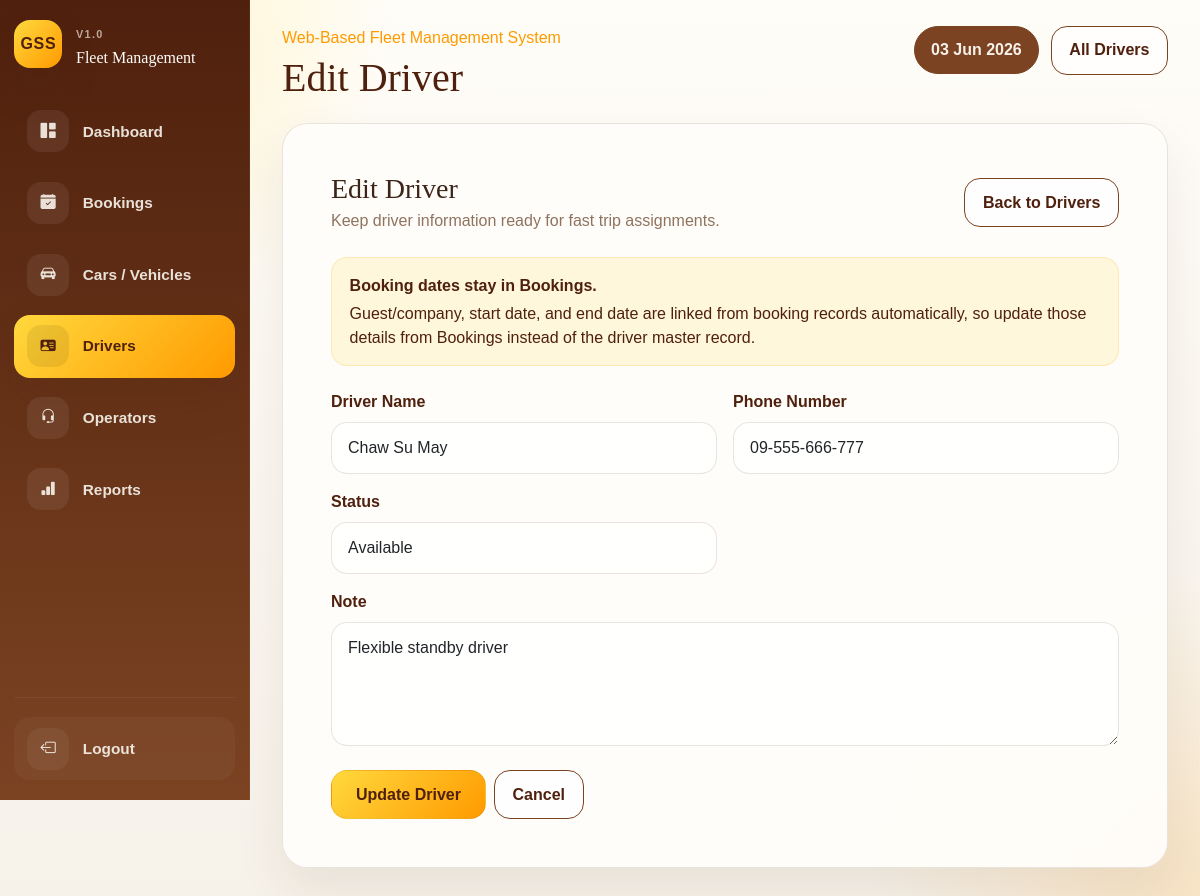
/driver-edit.php?id=5 (signed in), run on the app's committed database.
### tables this page shows
CREATE TABLE drivers (

    id INT UNSIGNED AUTO_INCREMENT PRIMARY KEY,

    full_name VARCHAR(150) NOT NULL,

    phone_number VARCHAR(30) NOT NULL,

    license_no VARCHAR(100) NULL UNIQUE,

    driver_status ENUM(
        'Available',
        'On Trip',
        'Leave',
        'Inactive'
    ) NOT NULL DEFAULT 'Available',

    note TEXT NULL,

    created_at TIMESTAMP DEFAULT CURRENT_TIMESTAMP,

    updated_at TIMESTAMP DEFAULT CURRENT_TIMESTAMP
    ON UPDATE CURRENT_TIMESTAMP

);

### includes/helpers.php (called while the page is built, shortened)
<?php
function e(?string $value): string
{
    return htmlspecialchars((string) $value, ENT_QUOTES, 'UTF-8');
}
function driver_statuses(): array
{
    return [
        'Available',
        'Assigned',
        'Leave',
        'Inactive',
    ];
}
function selected(mixed $actual, mixed $expected): string
{
    return (string) $actual === (string) $expected ? 'selected' : '';
}

### includes/driver-form.php (the view, shortened to what this page needs)
<?php
$driver = $driver ?? [];
$submitLabel = $submitLabel ?? 'Save Driver';
$formTitle = $formTitle ?? 'Driver Form';
?>
<div class="card-shell form-card">
    <div class="card-body p-4 p-lg-5">
        <div class="d-flex justify-content-between align-items-center flex-wrap gap-2 mb-4">
            <div>
                <h1 class="h3 mb-1"><?= e($formTitle) ?></h1>
                <p class="text-muted-soft mb-0">Keep driver information ready for fast trip assignments.</p>
            </div>
            <a class="btn btn-shell" href="drivers.php">Back to Drivers</a>
        </div>
        <div class="form-assignment-note mb-4">
            <strong>Booking dates stay in Bookings.</strong>
            Guest/company, start date, and end date are linked from booking records automatically, so update those details from <a href="bookings.php">Bookings</a> instead of the driver master record.
        </div>
        <form method="post" class="row g-3">
            <div class="col-md-6">
                <label for="full_name" class="form-label">Driver Name</label>
                <input type="text" class="form-control" id="full_name" name="full_name" value="<?= e($driver['full_name'] ?? '') ?>" required>
            </div>
            <div class="col-md-6">
                <label for="phone_number" class="form-label">Phone Number</label>
                <input type="text" class="form-control" id="phone_number" name="phone_number" value="<?= e($driver['phone_number'] ?? '') ?>" required>
            </div>
            <div class="col-md-6">
                <label for="driver_status" class="form-label">Status</label>
                <select class="form-select" id="driver_status" name="driver_status" required>
                    <?php foreach (driver_statuses() as $status): ?>
                        <option value="<?= e($status) ?>" <?= selected($driver['driver_status'] ?? 'Available', $status) ?>>
                            <?= e($status) ?>
                        </option>
                    <?php endforeach; ?>
                </select>
            </div>
            <div class="col-12">
                <label for="note" class="form-label">Note</label>
                <textarea class="form-control" id="note" name="note" rows="4" placeholder="Optional note about schedule, route, or leave"><?= e($driver['note'] ?? '') ?></textarea>
            </div>
            <div class="col-12 d-flex flex-wrap gap-2 pt-2">
                <button type="submit" class="btn btn-accent px-4"><?= e($submitLabel) ?></button>
                <a class="btn btn-shell" href="drivers.php">Cancel</a>
            </div>
        </form>
    </div>
</div>

### assets/css/style.css (style rules this page uses)
:root { --cream: #f6f1e9; --gold: #ffd93d; --amber: #ff9a00; --cocoa: #4f200d; --cocoa-soft: #7b4322; --paper: #fffaf3; --paper-strong: #fffdf9; --ink: #3d2418; --muted: #8f735f; --line: rgba(79, 32, 13, 0.12); --shadow: 0 22px 50px rgba(79, 32, 13, 0.08); }
*, *::before, *::after { box-sizing: border-box; }
body { margin: 0; min-height: 100vh; background: radial-gradient(circle at top left, rgba(255, 217, 61, 0.36), transparent 26%), radial-gradient(circle at bottom right, rgba(255, 154, 0, 0.16), transparent 22%), linear-gradient(180deg, #fffdf8 0%, var(--cream) 100%); color: var(--ink); font-family: "Trebuchet MS", "Gill Sans", sans-serif; }
h1, h2, h3, h4, h5, h6 { font-family: Georgia, "Palatino Linotype", serif; color: var(--cocoa); }
a { color: inherit; text-decoration: none; }
.card-shell { background: rgba(255, 253, 249, 0.96); border: 1px solid var(--line); border-radius: 1.6rem; box-shadow: var(--shadow); }
.text-muted-soft { color: var(--muted); }
.btn { border-radius: 1rem; font-weight: 700; padding: 0.72rem 1.1rem; }
.btn-accent { background: linear-gradient(135deg, var(--gold), var(--amber)); border: 1px solid rgba(79, 32, 13, 0.08); color: var(--cocoa); }
.btn-shell { background: rgba(255, 255, 255, 0.8); border: 0.1px groove var(--cocoa-soft); color: var(--cocoa); transition: all 0.2s ease; }
.form-card { overflow: hidden; }
.form-assignment-note { padding: 0.95rem 1.1rem; border-radius: 1rem; background: rgba(255, 217, 61, 0.16); border: 1px solid rgba(255, 154, 0, 0.18); color: var(--cocoa); }
.form-assignment-note strong { display: block; margin-bottom: 0.25rem; }
.form-label { font-weight: 700; color: var(--cocoa); }
.form-control, .form-select, .form-control:focus, .form-select:focus { border-radius: 1rem; }
.form-control, .form-select { border-color: rgba(79, 32, 13, 0.12); background: rgba(255, 255, 255, 0.85); padding: 0.82rem 1rem; }

### assets/css/sidebar.css (style rules this page uses)
html, body { overflow-x: hidden; }

### data on the page
drivers: full_name "Chaw Su May", phone_number "09-555-666-777", driver_status "Available", note "Flexible standby driver"

### other printed values
$item['label'] "Dashboard"
$item['label'] "Bookings"
$item['label'] "Cars / Vehicles"
$item['label'] "Drivers"
$item['label'] "Operators"
$item['label'] "Reports"
$pageTitle "Edit Driver"
$formTitle "Edit Driver"
$submitLabel "Update Driver"
